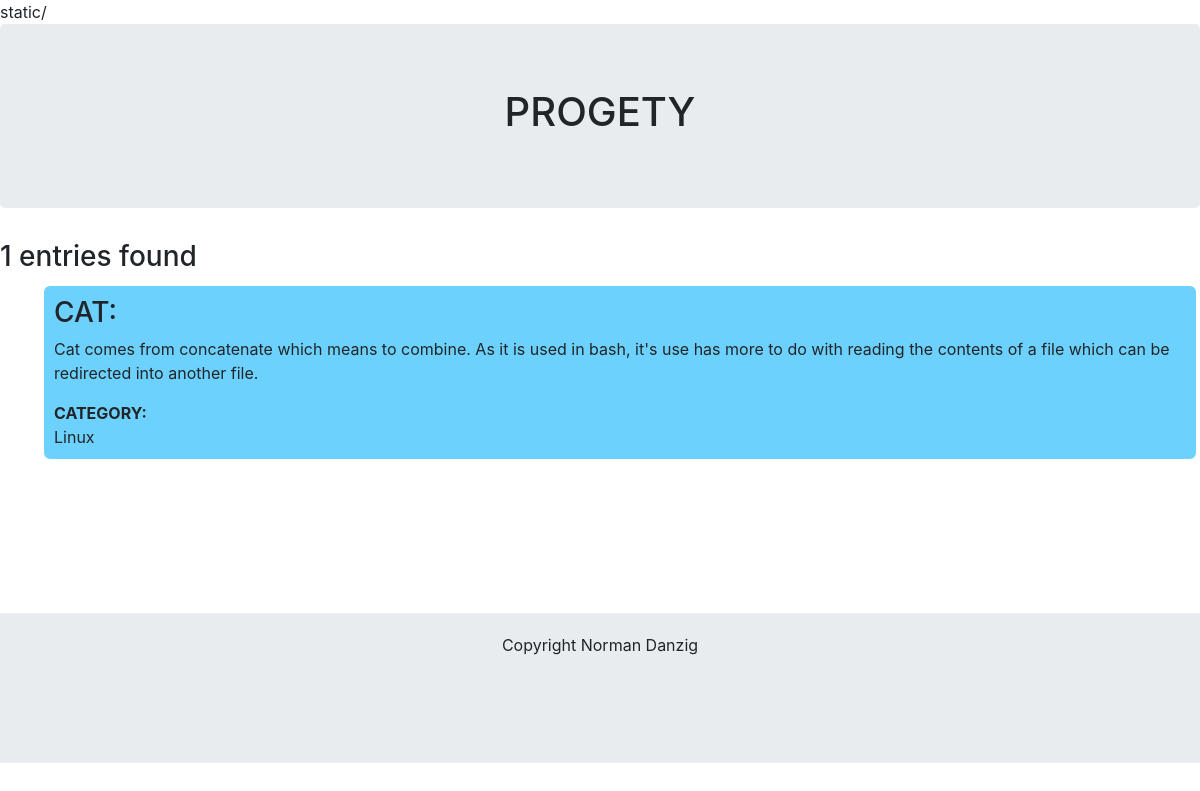
Screenshot of /progety/Cat/ with the database file from the repository.
### progety/models.py (models this page shows, shortened)
class Etymology(models.Model):
    term = models.ForeignKey(Term, on_delete=models.CASCADE)
    etymology_text=models.TextField()
    classification=models.CharField(max_length=150) #prog or tool reference
    etymology_votes = models.IntegerField(default=0)
    etymology_pub_date=models.DateTimeField('Ety date published')

class Term(models.Model):
    term_name=models.CharField(max_length=150)
    term_type=models.CharField(max_length=150) #type of command
    term_pub_date=models.DateTimeField('Term Pub Date')
    def __str__(self):
        return self.term_name

### progety/views.py (the view)
# urls.py: path('<term>/', views.term, name='term'), # the term
def term(request, term):
    termPerameter = term
    t = Term.objects.get(term_name=termPerameter)
    termDictionary =  t.etymology_set.all() #.etymology_text Returns all Entry objects related to Blog.
    context = {'termDictionary': termDictionary }
    return render(request, 'progety/templates/search.html', context)

### progety/templates/search.html (shortened to what this page needs)
{% extends './base.html' %}
{% block content %}
<div class="htmlPageContent">
    {%if termDictionary%}
   <h3> {{termDictionary|length}}  entries found</h3>
  <ul class="searchTerms" >
    {% for term in termDictionary%}
       <li style="background-color:#6cd1fc; border-radius: 10px; padding: 10px 10px 10px 10px; border: 4px solid white; list-style-type: none;">
            <h3>{{term.term|upper}}:</h3>
            <p>{{term.etymology_text}}</p>
            <b>CATEGORY:</b>
            <div>{{term.classification|title}}</div>
        </li>
    {% endfor %}
        {% else %}
        <p>No terms found for search term</p>
    </ul>
        {% endif %}
</div>
{% endblock %}

### rows the page displays
Etymology: term "CAT", etymology_text "Cat comes from concatenate which means to combine. As it is used in bash, it's use has more to do with reading the contents of a file which can be redirected into another file.", classification "Linux"

### other values shown
{{ termDictionary|length }} "1"
